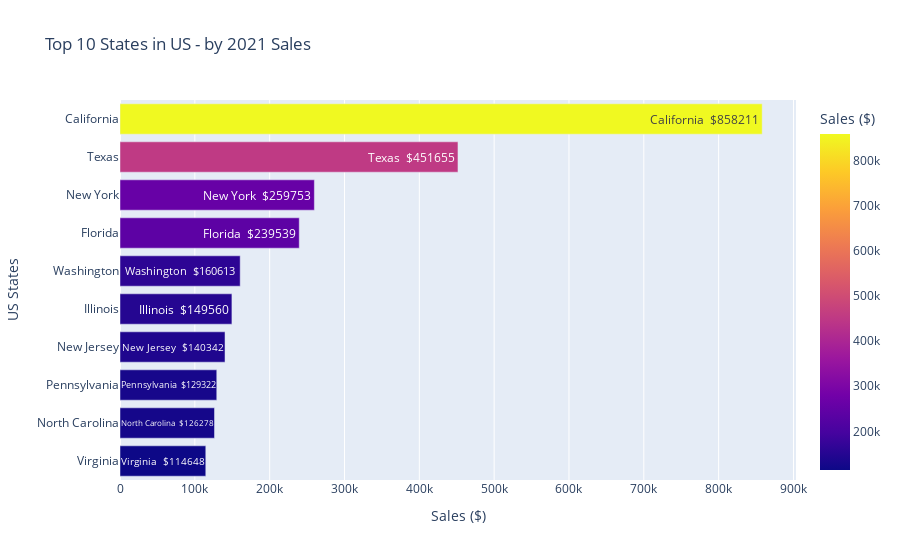

Notebook code cell kept with this figure:
### Code cell
df_states['text'] = df_states['billing_region'] + '  $' + df_states['sum'].astype(str)
fig = px.bar(df_states, y='billing_region',
             x='sum',
             color="sum",
             text=df_states['text'],
             orientation='h',
             labels={"sum": "Sales ($)","billing_region":'US States'}, 
             title="Top 10 States in US - by 2021 Sales")
fig.update_traces(textposition='inside')

fig.show()

### Figure 1 — Plotly figure (JSON) as saved in the notebook; plotly's stock layout.template omitted (floating-point values rounded to 4 significant figures)
{"data": [{"alignmentgroup": "True", "hovertemplate": "Sales ($)=%{marker.color}<br>US States=%{y}<br>text=%{text}<extra></extra>", "legendgroup": "", "marker": {"color": [114648, 126278, 129322, 140342, 149560, 160613, 239539, 259753, 451655, 858211], "coloraxis": "coloraxis", "pattern": {"shape": ""}}, "name": "", "offsetgroup": "", "orientation": "h", "showlegend": false, "text": ["Virginia  $114648", "North Carolina  $126278", "Pennsylvania  $129322", "New Jersey  $140342", "Illinois  $149560", "Washington  $160613", "Florida  $239539", "New York  $259753", "Texas  $451655", "California  $858211"], "textposition": "inside", "type": "bar", "x": [114648, 126278, 129322, 140342, 149560, 160613, 239539, 259753, 451655, 858211], "xaxis": "x", "y": ["Virginia", "North Carolina", "Pennsylvania", "New Jersey", "Illinois", "Washington", "Florida", "New York", "Texas", "California"], "yaxis": "y"}], "layout": {"barmode": "relative", "coloraxis": {"colorbar": {"title": {"text": "Sales ($)"}}, "colorscale": [[0, "#0d0887"], [0.1111, "#46039f"], [0.2222, "#7201a8"], [0.3333, "#9c179e"], [0.4444, "#bd3786"], [0.5556, "#d8576b"], [0.6667, "#ed7953"], [0.7778, "#fb9f3a"], [0.8889, "#fdca26"], [1, "#f0f921"]]}, "legend": {"tracegroupgap": 0}, "title": {"text": "Top 10 States in US - by 2021 Sales"}, "xaxis": {"anchor": "y", "domain": [0, 1], "title": {"text": "Sales ($)"}}, "yaxis": {"anchor": "x", "domain": [0, 1], "title": {"text": "US States"}}}}
